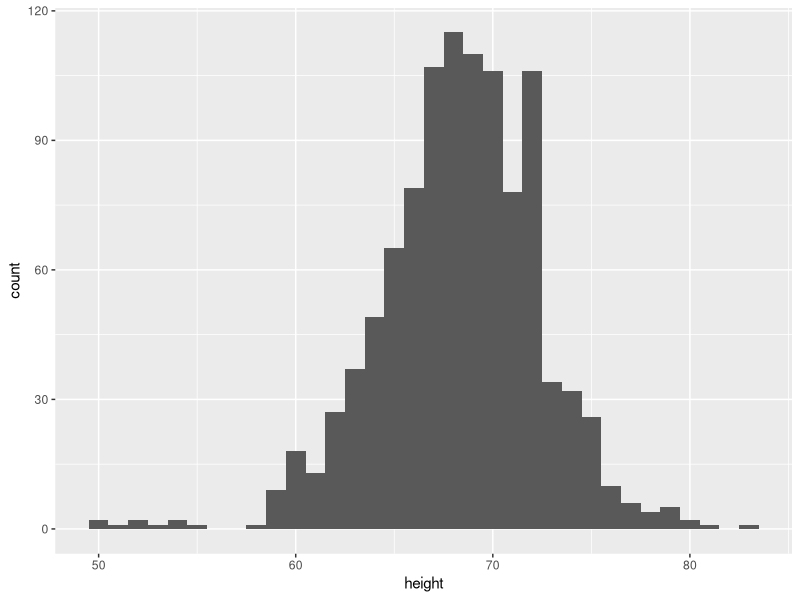
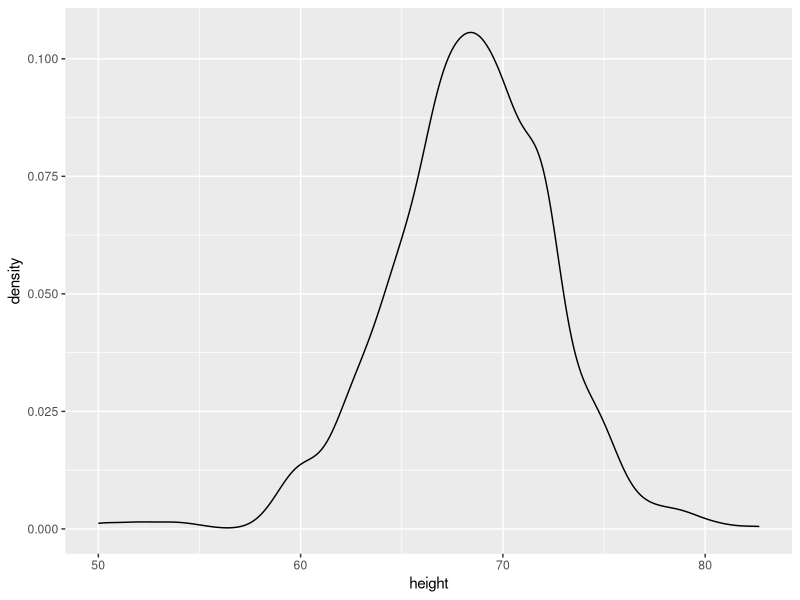
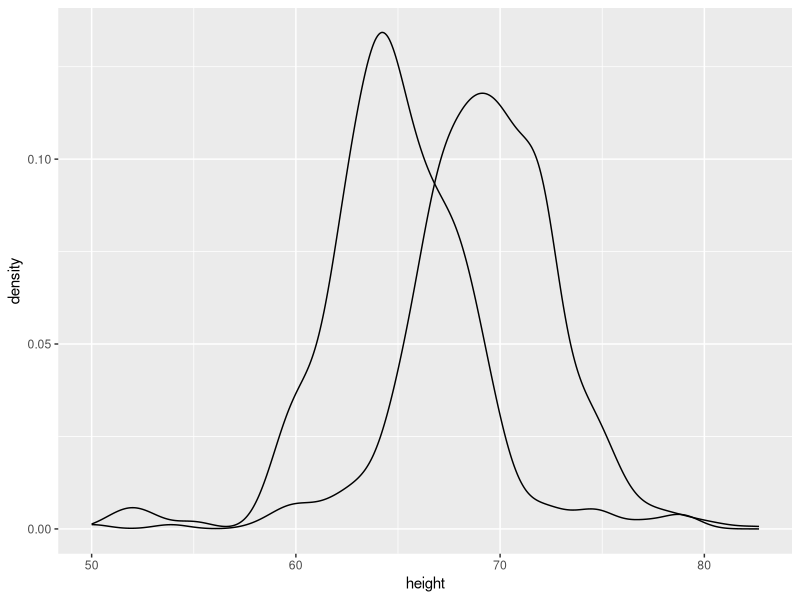
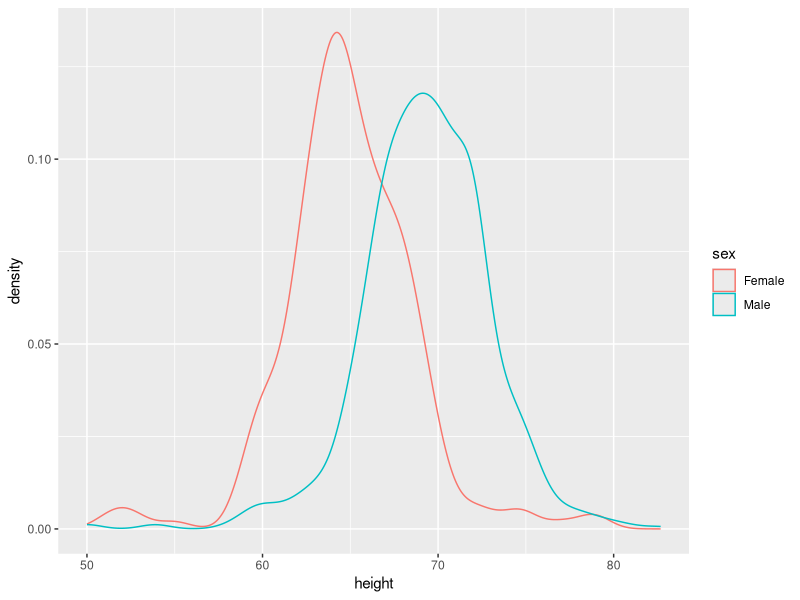
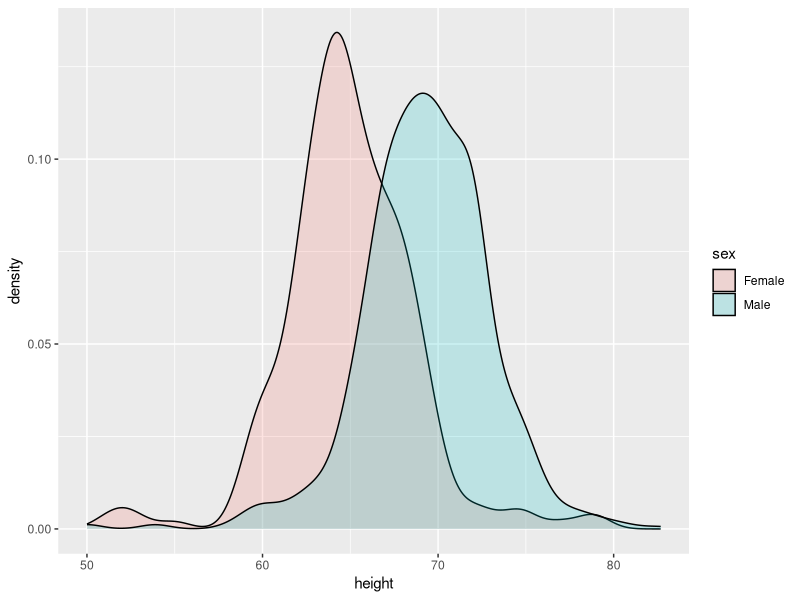
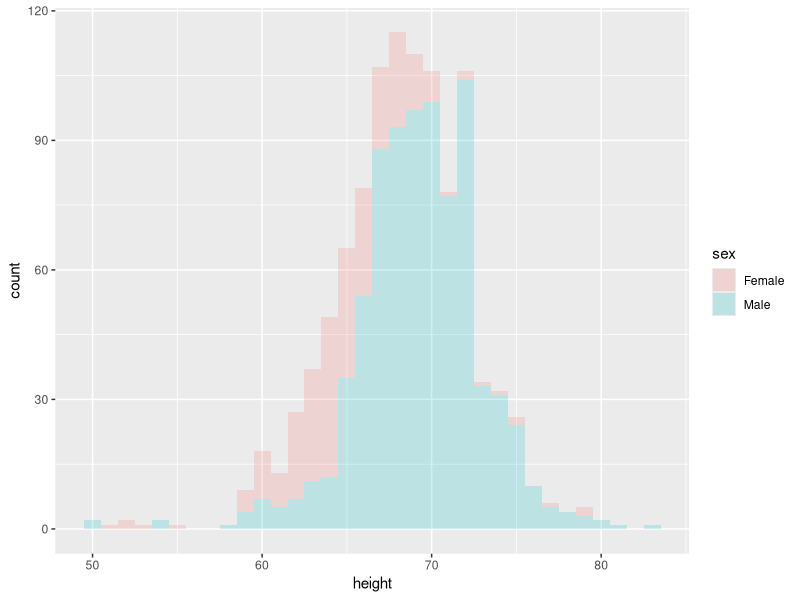

Source code (R) for these figures, in order:
library(dslabs)
library(ggplot2)
library(tidyverse)

# a second demo for histograms and smooth density plots

data(heights) # using the heights data


# creating a simple plot
p <- heights %>% 
  ggplot(aes(height))

# plotting the first histogram
p + geom_histogram(binwidth = 1)

# plotting the first smooth density
p + geom_density()

# using group to create two line for each gender
heights %>% 
  ggplot(aes(height, group = sex)) +
  geom_density()

# instead of using the group argument you can also use the color argument to create a plot for each gender
heights %>% 
  ggplot(aes(height, color = sex)) +
  geom_density()

# a third way of achieving this is by using the fill argument for aes()

heights %>% 
  ggplot(aes(height, fill = sex)) + 
  geom_density(alpha = 0.2)

# this also works for histograms not only for smooth density plots

heights %>% 
  ggplot(aes(height, fill = sex)) + 
  geom_histogram(binwidth = 1, alpha = 0.2)
